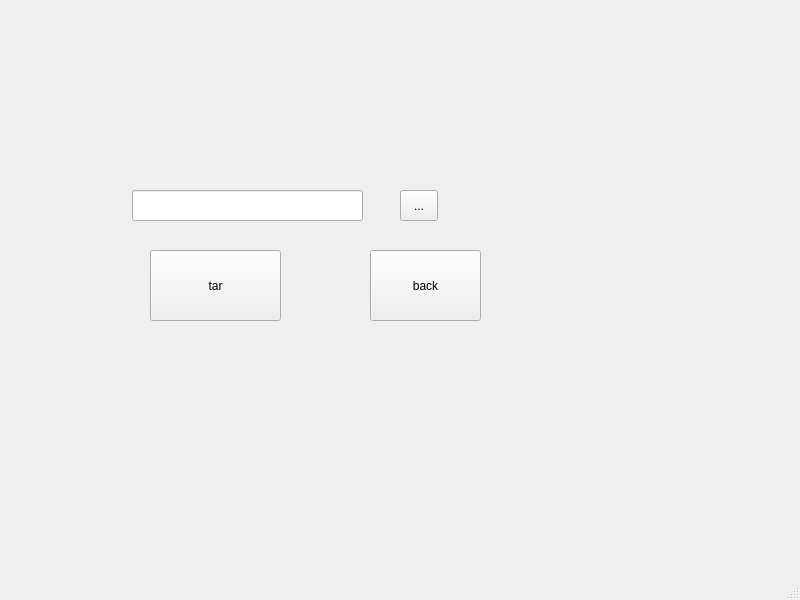
<?xml version="1.0" encoding="UTF-8"?>
<ui version="4.0">
 <class>zip</class>
 <widget class="QMainWindow" name="zip">
  <property name="geometry">
   <rect>
    <x>0</x>
    <y>0</y>
    <width>800</width>
    <height>600</height>
   </rect>
  </property>
  <property name="windowTitle">
   <string>MainWindow</string>
  </property>
  <widget class="QWidget" name="centralwidget">
   <widget class="QPushButton" name="tar">
    <property name="geometry">
     <rect>
      <x>150</x>
      <y>250</y>
      <width>131</width>
      <height>71</height>
     </rect>
    </property>
    <property name="text">
     <string>tar</string>
    </property>
   </widget>
   <widget class="QPushButton" name="backtoinitial">
    <property name="geometry">
     <rect>
      <x>370</x>
      <y>250</y>
      <width>111</width>
      <height>71</height>
     </rect>
    </property>
    <property name="text">
     <string>back</string>
    </property>
   </widget>
   <widget class="QToolButton" name="toolButton">
    <property name="geometry">
     <rect>
      <x>400</x>
      <y>190</y>
      <width>38</width>
      <height>31</height>
     </rect>
    </property>
    <property name="text">
     <string>...</string>
    </property>
   </widget>
   <widget class="QLineEdit" name="line">
    <property name="geometry">
     <rect>
      <x>132</x>
      <y>190</y>
      <width>231</width>
      <height>31</height>
     </rect>
    </property>
   </widget>
  </widget>
  <widget class="QMenuBar" name="menubar">
   <property name="geometry">
    <rect>
     <x>0</x>
     <y>0</y>
     <width>800</width>
     <height>21</height>
    </rect>
   </property>
  </widget>
  <widget class="QStatusBar" name="statusbar"/>
 </widget>
 <resources/>
 <connections/>
</ui>
